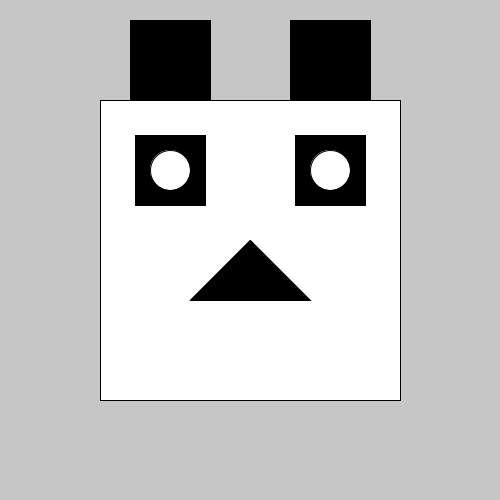
Frame 1 (no input)
Frame 60 (the mouse pressed at the canvas centre just before this capture): identical to frame 1, image omitted
Frame 120 (the mouse held since frame 60 and released just before this capture): identical to frame 1, image omitted

The Processing sketch that drew this single still picture (run headless with seeded random() and noise(); from frame 60 on, the mouse is pressed at the canvas centre):

// Processing sketch: hw2
// ── hw2.pde
int bgColor = 198;

void setup(){
size(500, 500);
background(bgColor);
}
int value = 255;
int value1 = 0;
int value2 = bgColor;
void draw(){

rectMode(CENTER);
fill(value);

rect(250, 250, 300, 300);


fill(value1);
rect(170, 170, 70, 70);

fill(value1);
rect(170, 60, 80, 80);

fill(value1);
rect(330, 170, 70, 70);

fill(value1);
rect(330, 60, 80, 80);

fill(value);
ellipse(170, 170, 40, 40);
ellipse(330, 170, 40, 40);

fill(value1);
triangle(190,300, 250, 240, 310, 300);


}

void keyPressed(){
  if (value ==255){
    value = 0;
  }else {
    value = 255;
  }
  
  if (value1 ==0){
    value1 = 255;
  }else { value1= 0;}
 
  if (value2 ==bgColor){
    value2 = 0;
  }else {value2 = bgColor;}
}
